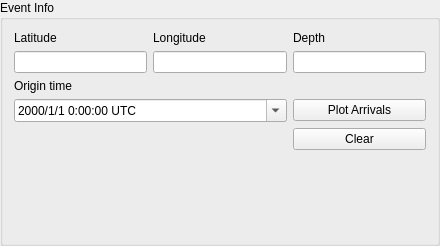
<?xml version="1.0" encoding="UTF-8"?>
<ui version="4.0">
 <class>EventInfoGroup</class>
 <widget class="QGroupBox" name="EventInfoGroup">
  <property name="enabled">
   <bool>true</bool>
  </property>
  <property name="geometry">
   <rect>
    <x>0</x>
    <y>0</y>
    <width>440</width>
    <height>246</height>
   </rect>
  </property>
  <property name="sizePolicy">
   <sizepolicy hsizetype="Expanding" vsizetype="Expanding">
    <horstretch>0</horstretch>
    <verstretch>0</verstretch>
   </sizepolicy>
  </property>
  <property name="minimumSize">
   <size>
    <width>0</width>
    <height>0</height>
   </size>
  </property>
  <property name="maximumSize">
   <size>
    <width>500</width>
    <height>16777215</height>
   </size>
  </property>
  <property name="windowTitle">
   <string>GroupBox</string>
  </property>
  <property name="title">
   <string>Event Info</string>
  </property>
  <layout class="QGridLayout" name="gridLayout">
   <item row="0" column="2">
    <widget class="QLabel" name="label_3">
     <property name="text">
      <string>Depth</string>
     </property>
    </widget>
   </item>
   <item row="0" column="1">
    <widget class="QLabel" name="label_2">
     <property name="sizePolicy">
      <sizepolicy hsizetype="Maximum" vsizetype="Preferred">
       <horstretch>0</horstretch>
       <verstretch>0</verstretch>
      </sizepolicy>
     </property>
     <property name="text">
      <string>Longitude</string>
     </property>
    </widget>
   </item>
   <item row="1" column="1">
    <widget class="QLineEdit" name="longitudeLineEdit">
     <property name="sizePolicy">
      <sizepolicy hsizetype="Expanding" vsizetype="Fixed">
       <horstretch>0</horstretch>
       <verstretch>0</verstretch>
      </sizepolicy>
     </property>
     <property name="maximumSize">
      <size>
       <width>16777215</width>
       <height>25</height>
      </size>
     </property>
    </widget>
   </item>
   <item row="5" column="0" colspan="3">
    <spacer name="verticalSpacer">
     <property name="orientation">
      <enum>Qt::Vertical</enum>
     </property>
     <property name="sizeHint" stdset="0">
      <size>
       <width>20</width>
       <height>0</height>
      </size>
     </property>
    </spacer>
   </item>
   <item row="1" column="0">
    <widget class="QLineEdit" name="latitudeLineEdit">
     <property name="sizePolicy">
      <sizepolicy hsizetype="Expanding" vsizetype="Fixed">
       <horstretch>0</horstretch>
       <verstretch>0</verstretch>
      </sizepolicy>
     </property>
     <property name="maximumSize">
      <size>
       <width>16777215</width>
       <height>25</height>
      </size>
     </property>
    </widget>
   </item>
   <item row="0" column="0">
    <widget class="QLabel" name="label">
     <property name="sizePolicy">
      <sizepolicy hsizetype="Maximum" vsizetype="Preferred">
       <horstretch>0</horstretch>
       <verstretch>0</verstretch>
      </sizepolicy>
     </property>
     <property name="text">
      <string>Latitude</string>
     </property>
    </widget>
   </item>
   <item row="2" column="0">
    <widget class="QLabel" name="label_4">
     <property name="text">
      <string>Origin time</string>
     </property>
    </widget>
   </item>
   <item row="3" column="0" colspan="2">
    <widget class="QDateTimeEdit" name="originDateTimeEdit">
     <property name="sizePolicy">
      <sizepolicy hsizetype="Minimum" vsizetype="Fixed">
       <horstretch>0</horstretch>
       <verstretch>0</verstretch>
      </sizepolicy>
     </property>
     <property name="maximumSize">
      <size>
       <width>16777215</width>
       <height>25</height>
      </size>
     </property>
     <property name="currentSection">
      <enum>QDateTimeEdit::YearSection</enum>
     </property>
     <property name="displayFormat">
      <string>yyyy/M/d h:mm:ss UTC</string>
     </property>
     <property name="calendarPopup">
      <bool>true</bool>
     </property>
     <property name="timeSpec">
      <enum>Qt::LocalTime</enum>
     </property>
    </widget>
   </item>
   <item row="1" column="2">
    <widget class="QLineEdit" name="depthLineEdit">
     <property name="sizePolicy">
      <sizepolicy hsizetype="Expanding" vsizetype="Fixed">
       <horstretch>0</horstretch>
       <verstretch>0</verstretch>
      </sizepolicy>
     </property>
     <property name="maximumSize">
      <size>
       <width>16777215</width>
       <height>25</height>
      </size>
     </property>
    </widget>
   </item>
   <item row="3" column="2">
    <widget class="QPushButton" name="plotArrivalsBtn">
     <property name="text">
      <string>Plot Arrivals</string>
     </property>
    </widget>
   </item>
   <item row="4" column="2">
    <widget class="QPushButton" name="clearArrivalsBtn">
     <property name="text">
      <string>Clear</string>
     </property>
    </widget>
   </item>
  </layout>
 </widget>
 <resources/>
 <connections/>
</ui>
